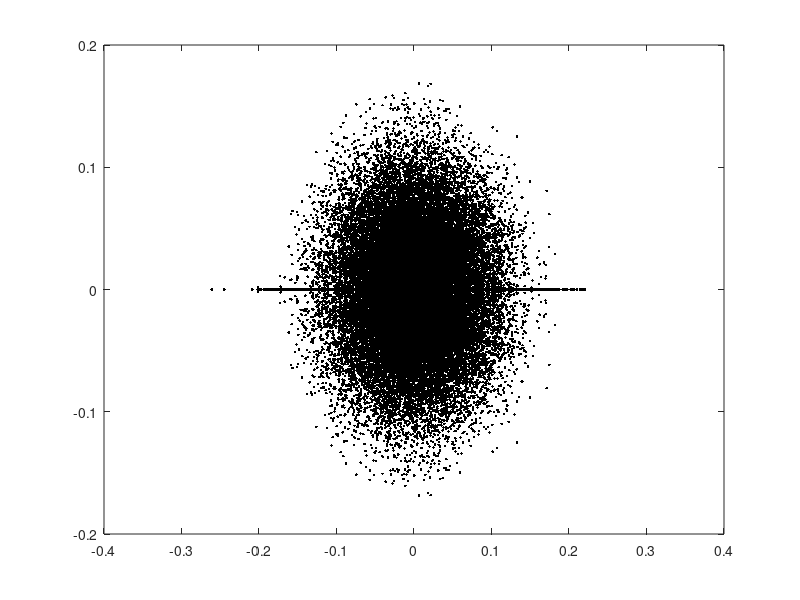
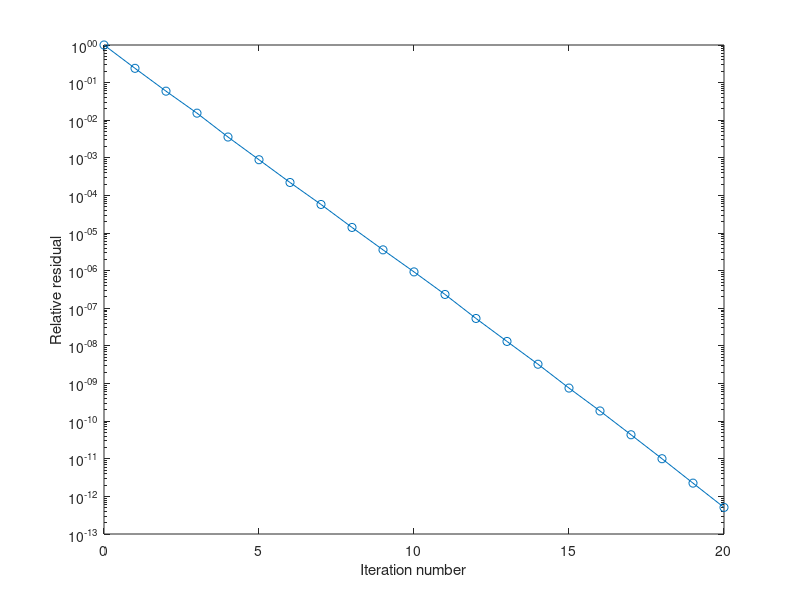

Reproduce these figures in MATLAB, in order.
m = 200; A = 2*eye(m) + 0.5*randn(m)/sqrt(m);
b = ones(m,1);

[V,~] = eig(A);
plot(V,'k.')

tol = 10^(-12);
maxit = 20;

[x, flag, relres, iter, resvec] = gmres(A,b,[],tol,maxit);

figure
semilogy(0:maxit, resvec/norm(b), '-o');
xlabel('Iteration number');
ylabel('Relative residual');